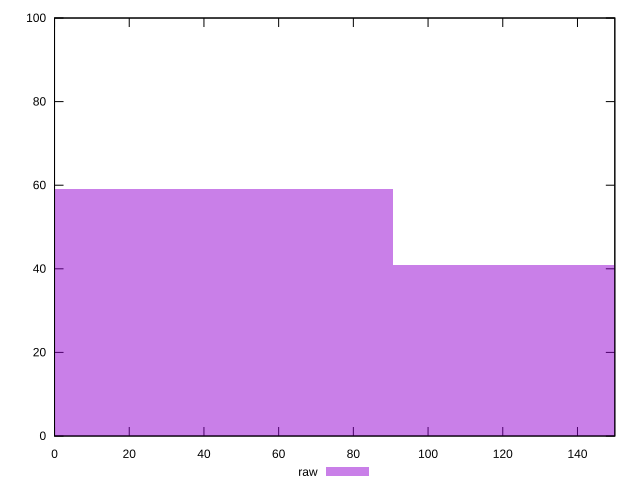

This chart was generated by the following gnuplot code:
reset

$raw <<EOF
0 59
181.13216519491073 41
EOF

set key outside below
set boxwidth 181.13216519491073
set xrange [0:150]
set yrange [0:100]
set trange [0:100]
set style fill transparent solid 0.5 noborder
set terminal svg size 640, 490 enhanced background rgb 'white'
set output "reports/report_00032_2021-02-25T10-28-15.087Z/legacy-javascript/samples/astro/raw/histogram.svg"

plot $raw title "raw" with boxes

reset
